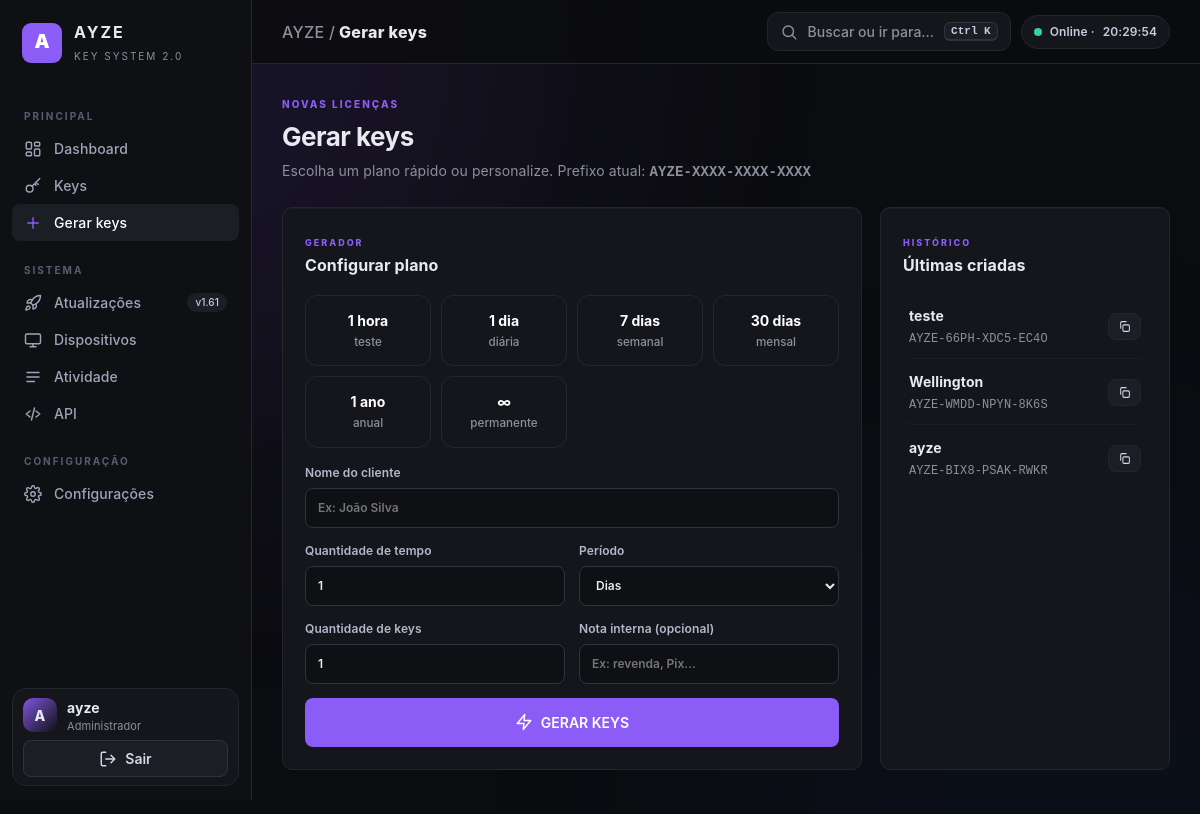
Page /panel/generate (signed in) on the committed database.
### tables this page shows
CREATE TABLE licenses (
                key VARCHAR(80) PRIMARY KEY,
                client_name VARCHAR(80),
                created_at VARCHAR(64) NOT NULL,
                expires_at VARCHAR(64),
                permanent INTEGER NOT NULL DEFAULT 0,
                device_id VARCHAR(255),
                revoked INTEGER NOT NULL DEFAULT 0,
                last_login VARCHAR(64)
            , note VARCHAR(255));

CREATE TABLE release (
                id INTEGER PRIMARY KEY,
                version VARCHAR(32) NOT NULL,
                filename VARCHAR(255),
                sha256 VARCHAR(128),
                force_update INTEGER NOT NULL DEFAULT 1,
                updated_at VARCHAR(64) NOT NULL
            );

### app.py (the view)
@app.get("/panel/generate", response_class=HTMLResponse)
def panel_generate(request: Request):
    require_admin(request)
    batch_ts = request.session.pop("last_batch", None)
    batch = []
    if batch_ts:
        batch = [enrich(r) for r in db_fetchall(
            "SELECT * FROM licenses WHERE created_at = :c ORDER BY key", {"c": batch_ts})]
    recent = [enrich(r) for r in db_fetchall("SELECT * FROM licenses ORDER BY created_at DESC LIMIT 5")]
    return render(request, "generate.html", "generate", "Gerar keys", batch=batch, recent=recent)

### templates/generate.html (shortened to what this page needs)
{% extends "base.html" %}{% from "_icons.html" import icon %}{% block content %}
<div class="page-head"><div><span class="eyebrow">NOVAS LICENÇAS</span><h1>Gerar keys</h1><p class="muted" style="margin:0">Escolha um plano rápido ou personalize. Prefixo atual: <b class="mono">{{ s.key_prefix }}-XXXX-XXXX-XXXX</b></p></div></div>
<section class="grid g21">
<article class="card"><div class="card-head"><div><span class="badge">GERADOR</span><h2>Configurar plano</h2></div></div>
  <div class="presets">
    <button type="button" class="preset" data-a="1" data-u="hours"><span>1 hora</span><small>teste</small></button>
    <button type="button" class="preset" data-a="1" data-u="days"><span>1 dia</span><small>diária</small></button>
    <button type="button" class="preset" data-a="7" data-u="days"><span>7 dias</span><small>semanal</small></button>
    <button type="button" class="preset" data-a="30" data-u="days"><span>30 dias</span><small>mensal</small></button>
    <button type="button" class="preset" data-a="1" data-u="years"><span>1 ano</span><small>anual</small></button>
    <button type="button" class="preset" data-a="1" data-u="permanent"><span>∞</span><small>permanente</small></button></div>
  <form method="post" action="/panel/key/create" class="form-grid">
    <label class="span2">Nome do cliente<input type="text" name="client_name" maxlength="48" placeholder="Ex: João Silva" required></label>
    <label>Quantidade de tempo<input type="number" name="amount" id="gAmount" min="1" max="10000" value="{{ s.default_amount }}" required></label>
    <label>Período<select name="unit" id="gUnit">{% for v,l in [('hours','Horas'),('days','Dias'),('months','Meses'),('years','Anos'),('permanent','Permanente')] %}<option value="{{ v }}" {{ 'selected' if s.default_unit==v }}>{{ l }}</option>{% endfor %}</select></label>
    <label>Quantidade de keys<input type="number" name="quantity" min="1" max="100" value="1" required></label>
    <label>Nota interna (opcional)<input name="note" maxlength="250" placeholder="Ex: revenda, Pix…"></label>
    <button class="primary span2" type="submit" style="padding:14px">{{ icon('bolt') }}GERAR KEYS</button></form></article>
<article class="card"><div class="card-head"><div><span class="badge">HISTÓRICO</span><h2>Últimas criadas</h2></div></div><div class="list">
  {% for i in recent %}<div class="row"><div class="grow"><b>{{ i.client_name }}</b><span class="small muted mono">{{ i.key }}</span></div><button class="mini" onclick="copyText('{{ i.key }}')">{{ icon('copy') }}</button></div>
  {% else %}<div class="empty">{{ icon('key') }}<br>Nenhuma key ainda.</div>{% endfor %}</div></article>
</section>
{% endblock %}

### templates/base.html (shortened to what this page needs)
{% from "_icons.html" import icon %}
<!doctype html>
<html lang="pt-BR">
<head>
<link rel="stylesheet" href="/static/style.css">
</head>
<body class="{{ 'compact' if s.compact == '1' }} {{ 'no-anim' if s.animations != '1' }}">
<div class="app">
  <aside class="sidebar">
    <div class="brand"><div class="logo">{{ s.panel_name[:1] }}</div><div><b>{{ s.panel_name }}</b><small>KEY SYSTEM {{ app_version }}</small></div></div>
    <nav class="nav">
      <div class="nav-label">PRINCIPAL</div>
      <a href="/panel" class="{{ 'on' if active=='dashboard' }}">{{ icon('dash') }}Dashboard</a>
      <a href="/panel/keys" class="{{ 'on' if active=='keys' }}">{{ icon('key') }}Keys</a>
      <a href="/panel/generate" class="{{ 'on' if active=='generate' }}">{{ icon('plus') }}Gerar keys</a>
      <div class="nav-label">SISTEMA</div>
      <a href="/panel/updates" class="{{ 'on' if active=='updates' }}">{{ icon('rocket') }}Atualizações<span class="count">v{{ release.version }}</span></a>
      <a href="/panel/devices" class="{{ 'on' if active=='devices' }}">{{ icon('pc') }}Dispositivos</a>
      <a href="/panel/activity" class="{{ 'on' if active=='activity' }}">{{ icon('log') }}Atividade</a>
      <a href="/panel/api" class="{{ 'on' if active=='api' }}">{{ icon('api') }}API</a>
      <div class="nav-label">CONFIGURAÇÃO</div>
      <a href="/panel/settings" class="{{ 'on' if active=='settings' }}">{{ icon('gear') }}Configurações</a>
    </nav>
    <div class="side-foot">
      <div class="who"><div class="avatar">{{ admin_name[:1]|upper }}</div><div><b>{{ admin_name }}</b><small>Administrador</small></div></div>
      <form method="post" action="/logout" id="logoutForm"><button class="ghost" style="width:100%">{{ icon('out') }}Sair</button></form>
    </div>
  </aside>
  <div class="main">
    <header class="topbar">
      <div class="crumb"><span>{{ s.panel_name }} /</span> {{ title }}</div>
      <div class="top-right">
        <button class="cmd-btn" type="button" data-cmdk>{{ icon('search') }}<span>Buscar ou ir para…</span><kbd class="kbd">Ctrl K</kbd></button>
        <span class="chip hide-m"><span class="dot"></span>Online · <span id="clock">--:--:--</span></span>
      </div>
    </header>
    <div class="wrap">
      {% block content %}{% endblock %}</div>
  </div>
</div>
</body>
</html>

### templates/_icons.html (shortened to what this page needs)
{% macro icon(n) %}<svg class="i" viewBox="0 0 24 24">{{ P[n]|safe }}</svg>{% endmacro %}

### rows in the picture
licenses: panel_name "AYZE", client_name "ayze", key_prefix "AYZE", key "AYZE-BIX8-PSAK-RWKR"
release: version "1.61"
licenses: client_name "teste", key "AYZE-66PH-XDC5-EC4O"
licenses: client_name "Wellington", key "AYZE-WMDD-NPYN-8K6S"

### other values in the picture
{{ s.panel_name[:1] }} "A"
{{ app_version }} "2.0"
{{ admin_name[:1]|upper }} "A"
{{ title }} "Gerar keys"
form field unit "Dias"
